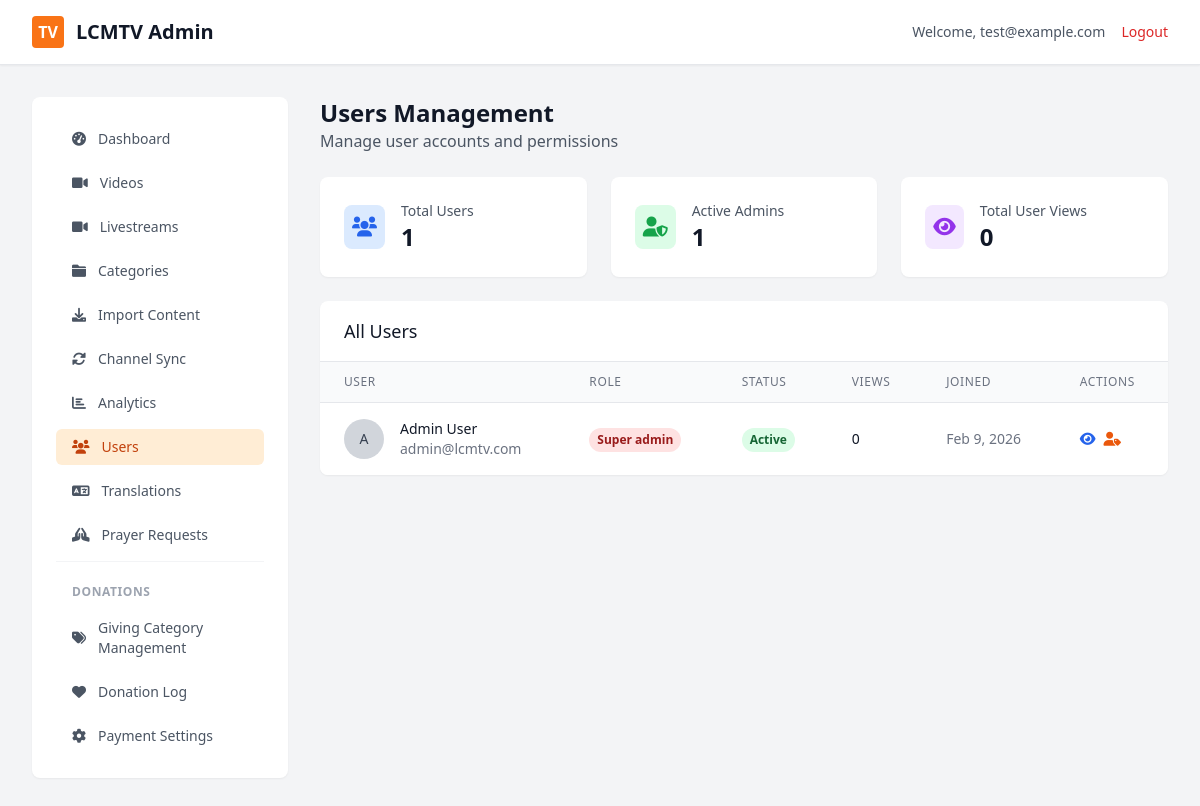
/admin/index.php?page=users (signed in), run on an earlier commit of the app's database.
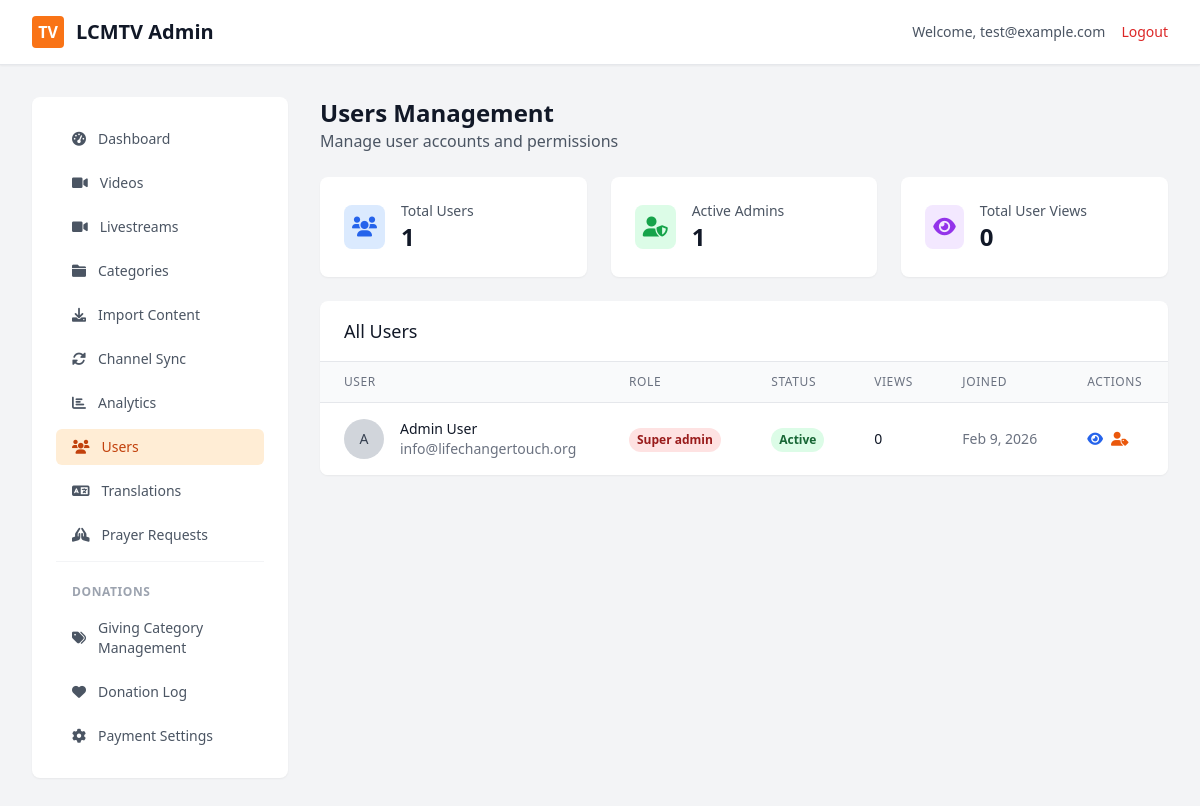
And on a later commit of the database.
### tables this page shows
CREATE TABLE users (
    id INT PRIMARY KEY AUTO_INCREMENT,
    email VARCHAR(255) UNIQUE NOT NULL,
    password_hash VARCHAR(255) NOT NULL,
    first_name VARCHAR(100),
    last_name VARCHAR(100),
    role ENUM('user', 'admin', 'super_admin') DEFAULT 'user',
    is_active BOOLEAN DEFAULT TRUE,
    watch_history TEXT,  
    favorites TEXT,  
    my_channels TEXT,  
    created_at TIMESTAMP DEFAULT CURRENT_TIMESTAMP,
    updated_at TIMESTAMP DEFAULT CURRENT_TIMESTAMP ON UPDATE CURRENT_TIMESTAMP
);

### admin/pages/users.php (the view, shortened to what the changed rows need)
<?php
$conn = getDBConnection();
$result = $conn->query("
    SELECT id, email, first_name, last_name, role, is_active, created_at,
           (SELECT COUNT(*) FROM video_stats WHERE user_id = users.id) as total_views
    FROM users
    ORDER BY created_at DESC
");
$users = [];
while ($row = $result->fetch_assoc()) {
    $users[] = $row;
}
$totalUsers = count($users);
?>
<div class="space-y-6">
    <div class="flex items-center justify-between">
        <div>
            <h1 class="text-2xl font-bold text-gray-900">Users Management</h1>
            <p class="text-gray-600">Manage user accounts and permissions</p>
        </div>
    </div>
    <div class="grid grid-cols-1 md:grid-cols-3 gap-6">
        <div class="bg-white rounded-lg shadow-sm p-6">
            <div class="flex items-center">
                <div class="p-2 bg-blue-100 rounded-lg">
                    <i class="fas fa-users text-blue-600 text-xl"></i>
                </div>
                <div class="ml-4">
                    <p class="text-sm font-medium text-gray-600">Total Users</p>
                    <p class="text-2xl font-semibold text-gray-900"><?php echo $totalUsers; ?></p>
                </div>
            </div>
        </div>
        <div class="bg-white rounded-lg shadow-sm p-6">
            <div class="flex items-center">
                <div class="p-2 bg-green-100 rounded-lg">
                    <i class="fas fa-user-shield text-green-600 text-xl"></i>
                </div>
                <div class="ml-4">
                    <p class="text-sm font-medium text-gray-600">Active Admins</p>
                    <p class="text-2xl font-semibold text-gray-900">
                        <?php echo count(array_filter($users, function($u) { return $u['role'] === 'admin' || $u['role'] === 'super_admin'; })); ?>
                    </p>
                </div>
            </div>
        </div>
        <div class="bg-white rounded-lg shadow-sm p-6">
            <div class="flex items-center">
                <div class="p-2 bg-purple-100 rounded-lg">
                    <i class="fas fa-eye text-purple-600 text-xl"></i>
                </div>
                <div class="ml-4">
                    <p class="text-sm font-medium text-gray-600">Total User Views</p>
                    <p class="text-2xl font-semibold text-gray-900">
                        <?php echo number_format(array_sum(array_column($users, 'total_views'))); ?>
                    </p>
                </div>
            </div>
        </div>
    </div>
    <div class="bg-white rounded-lg shadow-sm overflow-hidden">
        <div class="px-6 py-4 border-b border-gray-200">
            <h3 class="text-lg font-medium text-gray-900">All Users</h3>
        </div>
        <div class="overflow-x-auto">
            <table class="min-w-full divide-y divide-gray-200">
                <thead class="bg-gray-50">
                    <tr>
                        <th class="px-6 py-3 text-left text-xs font-medium text-gray-500 uppercase tracking-wider">User</th>
                        <th class="px-6 py-3 text-left text-xs font-medium text-gray-500 uppercase tracking-wider">Role</th>
                        <th class="px-6 py-3 text-left text-xs font-medium text-gray-500 uppercase tracking-wider">Status</th>
                        <th class="px-6 py-3 text-left text-xs font-medium text-gray-500 uppercase tracking-wider">Views</th>
                        <th class="px-6 py-3 text-left text-xs font-medium text-gray-500 uppercase tracking-wider">Joined</th>
                        <th class="px-6 py-3 text-left text-xs font-medium text-gray-500 uppercase tracking-wider">Actions</th>
                    </tr>
                </thead>
                <tbody class="bg-white divide-y divide-gray-200">
                    <?php if (empty($users)): ?>
                    <tr>
                        <td colspan="6" class="px-6 py-12 text-center text-gray-500">
                            <i class="fas fa-users text-4xl mb-4"></i>
                            <p class="text-lg">No users found</p>
                            <p class="text-sm">Users will appear here after they register</p>
                        </td>
                    </tr>
                    <?php else: ?>
                    <?php foreach ($users as $user): ?>
                    <tr class="hover:bg-gray-50">
                        <td class="px-6 py-4 whitespace-nowrap">
                            <div class="flex items-center">
                                <div class="flex-shrink-0 h-10 w-10">
                                    <div class="h-10 w-10 rounded-full bg-gray-300 flex items-center justify-center">
                                        <span class="text-sm font-medium text-gray-700">
                                            <?php echo strtoupper(substr($user['first_name'] ?: $user['email'], 0, 1)); ?>
                                        </span>
                                    </div>
                                </div>
                                <div class="ml-4">
                                    <div class="text-sm font-medium text-gray-900">
                                        <?php echo htmlspecialchars(($user['first_name'] || $user['last_name']) ?
                                            trim($user['first_name'] . ' ' . $user['last_name']) :
                                            'No name'); ?>
                                    </div>
                                    <div class="text-sm text-gray-500">
                                        <?php echo htmlspecialchars($user['email']); ?>
                                    </div>
                                </div>
                            </div>
                        </td>
                        <td class="px-6 py-4 whitespace-nowrap">
                            <span class="inline-flex px-2 py-1 text-xs font-semibold rounded-full <?php
                                echo $user['role'] === 'super_admin' ? 'bg-red-100 text-red-800' :
                                     ($user['role'] === 'admin' ? 'bg-yellow-100 text-yellow-800' :
                                      'bg-blue-100 text-blue-800');
                            ?>">
                                <?php echo ucfirst(str_replace('_', ' ', $user['role'])); ?>
                            </span>
                        </td>
                        <td class="px-6 py-4 whitespace-nowrap">
                            <span class="inline-flex px-2 py-1 text-xs font-semibold rounded-full <?php
                                echo $user['is_active'] ? 'bg-green-100 text-green-800' : 'bg-red-100 text-red-800';
                            ?>">
                                <?php echo $user['is_active'] ? 'Active' : 'Inactive'; ?>
                            </span>
                        </td>
                        <td class="px-6 py-4 whitespace-nowrap text-sm text-gray-900">
                            <?php echo number_format($user['total_views']); ?>
                        </td>
                        <td class="px-6 py-4 whitespace-nowrap text-sm text-gray-500">
                            <?php echo date('M j, Y', strtotime($user['created_at'])); ?>
                        </td>
                        <td class="px-6 py-4 whitespace-nowrap text-sm font-medium">
                            <div class="flex space-x-2">
                                <button
                                    onclick="viewUserDetails(<?php echo $user['id']; ?>)"
                                    class="text-blue-600 hover:text-blue-900"
                                    title="View Details"
                                >
                                    <i class="fas fa-eye"></i>
                                </button>
                                <button
                                    onclick="openRoleModal(<?php echo $user['id']; ?>, '<?php echo $user['role']; ?>', '<?php echo addslashes($user['first_name'] . ' ' . $user['last_name']); ?>')"
                                    class="text-orange-600 hover:text-orange-900"
                                    title="Change Role"
                                >
                                    <i class="fas fa-user-tag"></i>
                                </button>
                            </div>
                        </td>
                    </tr>
                    <?php endforeach; ?>
                    <?php endif; ?>
                </tbody>
            </table>
        </div>
    </div>
</div>

What changed in the data, as far as the page shows it:
changed users "Admin User": email "admin@lcmtv.com" → "info@lifechangertouch.org"
